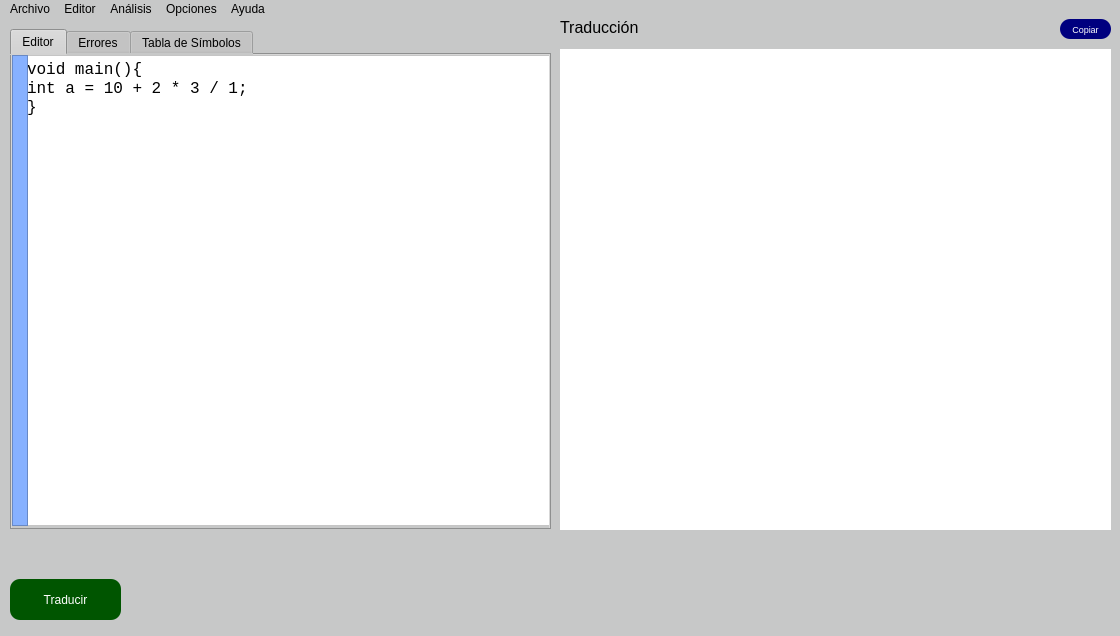
<?xml version="1.0" encoding="UTF-8"?>
<ui version="4.0">
 <class>MainWindow</class>
 <widget class="QMainWindow" name="MainWindow">
  <property name="geometry">
   <rect>
    <x>0</x>
    <y>0</y>
    <width>1120</width>
    <height>636</height>
   </rect>
  </property>
  <property name="windowTitle">
   <string>OLC2 - Proyecto 1</string>
  </property>
  <property name="autoFillBackground">
   <bool>false</bool>
  </property>
  <property name="styleSheet">
   <string notr="true">background-color: #C7C8C8;</string>
  </property>
  <widget class="QWidget" name="centralwidget">
   <widget class="QLabel" name="label">
    <property name="geometry">
     <rect>
      <x>560</x>
      <y>0</y>
      <width>161</width>
      <height>16</height>
     </rect>
    </property>
    <property name="font">
     <font>
      <pointsize>12</pointsize>
      <bold>false</bold>
     </font>
    </property>
    <property name="styleSheet">
     <string notr="true">color: rgb(0, 0, 0);</string>
    </property>
    <property name="text">
     <string>Traducción</string>
    </property>
   </widget>
   <widget class="QPushButton" name="pushButton">
    <property name="geometry">
     <rect>
      <x>10</x>
      <y>560</y>
      <width>111</width>
      <height>41</height>
     </rect>
    </property>
    <property name="styleSheet">
     <string notr="true">background-color: rgb(0, 85, 0);
color: rgb(255, 255, 255);
border-radius:10px;
</string>
    </property>
    <property name="text">
     <string>Traducir</string>
    </property>
    <property name="iconSize">
     <size>
      <width>25</width>
      <height>25</height>
     </size>
    </property>
   </widget>
   <widget class="QTabWidget" name="tabWidget_2">
    <property name="geometry">
     <rect>
      <x>10</x>
      <y>10</y>
      <width>541</width>
      <height>501</height>
     </rect>
    </property>
    <property name="currentIndex">
     <number>0</number>
    </property>
    <widget class="QWidget" name="tab_4">
     <attribute name="title">
      <string>Editor</string>
     </attribute>
     <widget class="QPlainTextEdit" name="plainTextEdit">
      <property name="geometry">
       <rect>
        <x>10</x>
        <y>0</y>
        <width>531</width>
        <height>471</height>
       </rect>
      </property>
      <property name="font">
       <font>
        <family>Consolas</family>
        <pointsize>12</pointsize>
        <bold>false</bold>
       </font>
      </property>
      <property name="styleSheet">
       <string notr="true">background-color: rgb(255, 255, 255);
</string>
      </property>
      <property name="inputMethodHints">
       <set>Qt::ImhMultiLine</set>
      </property>
      <property name="verticalScrollBarPolicy">
       <enum>Qt::ScrollBarAlwaysOff</enum>
      </property>
      <property name="plainText">
       <string>void main(){
int a = 10 + 2 * 3 / 1;
}</string>
      </property>
      <property name="placeholderText">
       <string>Ingrese su codigo aquí...</string>
      </property>
     </widget>
     <widget class="QTextEdit" name="textEdit_2">
      <property name="geometry">
       <rect>
        <x>0</x>
        <y>0</y>
        <width>16</width>
        <height>471</height>
       </rect>
      </property>
      <property name="styleSheet">
       <string notr="true">
background-color: rgb(135, 177, 255);</string>
      </property>
     </widget>
    </widget>
    <widget class="QWidget" name="tab_6">
     <attribute name="title">
      <string>Errores</string>
     </attribute>
     <widget class="QTextEdit" name="textEdit_4">
      <property name="geometry">
       <rect>
        <x>0</x>
        <y>0</y>
        <width>541</width>
        <height>471</height>
       </rect>
      </property>
      <property name="styleSheet">
       <string notr="true">background-color: rgb(255, 255, 255);</string>
      </property>
      <property name="readOnly">
       <bool>true</bool>
      </property>
     </widget>
    </widget>
    <widget class="QWidget" name="tab_8">
     <attribute name="title">
      <string>Tabla de Símbolos</string>
     </attribute>
     <widget class="QTextEdit" name="textEdit_5">
      <property name="geometry">
       <rect>
        <x>0</x>
        <y>0</y>
        <width>541</width>
        <height>471</height>
       </rect>
      </property>
      <property name="styleSheet">
       <string notr="true">background-color: rgb(255, 255, 255);</string>
      </property>
      <property name="readOnly">
       <bool>true</bool>
      </property>
     </widget>
    </widget>
   </widget>
   <widget class="QLabel" name="label_2">
    <property name="geometry">
     <rect>
      <x>10</x>
      <y>510</y>
      <width>541</width>
      <height>31</height>
     </rect>
    </property>
    <property name="font">
     <font>
      <pointsize>7</pointsize>
     </font>
    </property>
    <property name="text">
     <string/>
    </property>
    <property name="alignment">
     <set>Qt::AlignRight|Qt::AlignTrailing|Qt::AlignVCenter</set>
    </property>
   </widget>
   <widget class="QTextEdit" name="textEdit">
    <property name="geometry">
     <rect>
      <x>560</x>
      <y>30</y>
      <width>551</width>
      <height>481</height>
     </rect>
    </property>
    <property name="font">
     <font>
      <pointsize>12</pointsize>
      <bold>false</bold>
     </font>
    </property>
    <property name="autoFillBackground">
     <bool>false</bool>
    </property>
    <property name="styleSheet">
     <string notr="true">border-style:hidden;
background-color: rgb(255, 255, 255);
color: rgb(0, 0, 0);</string>
    </property>
   </widget>
   <widget class="QPushButton" name="pushButton_2">
    <property name="geometry">
     <rect>
      <x>1060</x>
      <y>0</y>
      <width>51</width>
      <height>20</height>
     </rect>
    </property>
    <property name="font">
     <font>
      <pointsize>7</pointsize>
     </font>
    </property>
    <property name="styleSheet">
     <string notr="true">background-color: rgb(0, 0, 127);
color: rgb(255, 255, 255);
border-radius:10px;</string>
    </property>
    <property name="text">
     <string>Copiar</string>
    </property>
   </widget>
  </widget>
  <widget class="QMenuBar" name="menubar">
   <property name="geometry">
    <rect>
     <x>0</x>
     <y>0</y>
     <width>1120</width>
     <height>21</height>
    </rect>
   </property>
   <widget class="QMenu" name="menuOpciones">
    <property name="title">
     <string>Opciones</string>
    </property>
    <addaction name="actionSalir"/>
   </widget>
   <widget class="QMenu" name="menuAyuda">
    <property name="title">
     <string>Ayuda</string>
    </property>
    <addaction name="actionAcerca_de"/>
    <addaction name="actionManuales"/>
   </widget>
   <widget class="QMenu" name="menuArchivo">
    <property name="title">
     <string>Archivo</string>
    </property>
    <addaction name="actionAbrir"/>
    <addaction name="actionGuardar"/>
   </widget>
   <widget class="QMenu" name="menuEditor">
    <property name="title">
     <string>Editor</string>
    </property>
    <addaction name="actionLimpiar"/>
   </widget>
   <widget class="QMenu" name="menuAn_lisis">
    <property name="title">
     <string>Análisis</string>
    </property>
    <addaction name="actionVer_errores"/>
    <addaction name="actionVer_tabla_de_s_mbolos"/>
   </widget>
   <addaction name="menuArchivo"/>
   <addaction name="menuEditor"/>
   <addaction name="menuAn_lisis"/>
   <addaction name="menuOpciones"/>
   <addaction name="menuAyuda"/>
  </widget>
  <action name="actionSalir">
   <property name="text">
    <string>Salir</string>
   </property>
  </action>
  <action name="actionAcerca_de">
   <property name="text">
    <string>Acerca de</string>
   </property>
  </action>
  <action name="actionManuales">
   <property name="text">
    <string>Manuales</string>
   </property>
  </action>
  <action name="actionAbrir">
   <property name="text">
    <string>Abrir</string>
   </property>
  </action>
  <action name="actionGuardar">
   <property name="text">
    <string>Guardar</string>
   </property>
  </action>
  <action name="actionLimpiar">
   <property name="text">
    <string>Limpiar</string>
   </property>
  </action>
  <action name="actionVer_errores">
   <property name="text">
    <string>Ver errores</string>
   </property>
  </action>
  <action name="actionVer_tabla_de_s_mbolos">
   <property name="text">
    <string>Ver  tabla de símbolos</string>
   </property>
  </action>
 </widget>
 <resources/>
 <connections/>
</ui>
